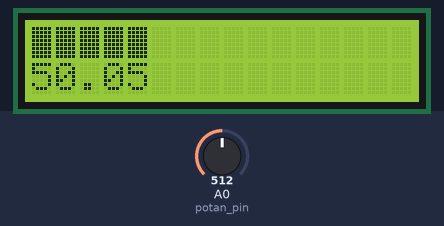
Recording of a sketch running on a simulated Arduino Uno, built with avr-gcc and run on an emulated ATmega328P. On the bench: 16×2 character LCD. Inputs (shaded band) come from the test bench; at power-on: A0 (potan_pin) = 512. What the sketch prints to the serial monitor is not drawn.

Above: at 1.2 s.
1.3 s: A0 (potan_pin) set to 716
At 2.3 s:
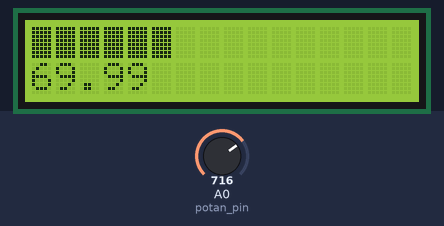
2.8 s: A0 (potan_pin) set to 900
At 3.2 s:
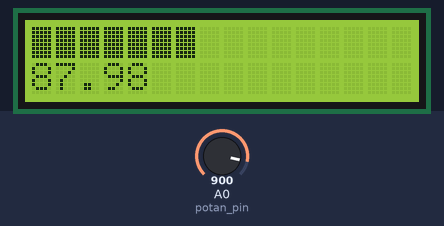
4.3 s: A0 (potan_pin) set to 1023
At 5.1 s:
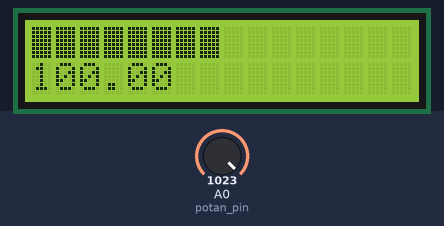
5.8 s: A0 (potan_pin) set to 511
At 7.0 s:
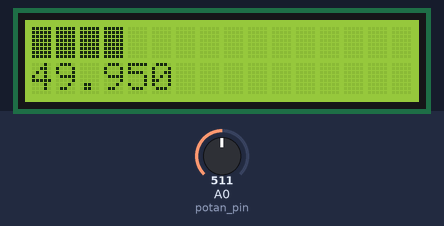
7.3 s: A0 (potan_pin) set to 306
At 7.9 s:
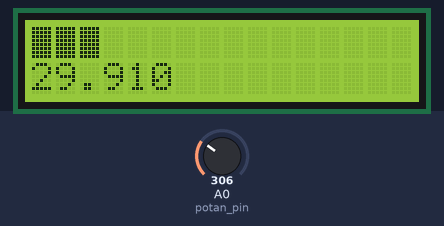
8.8 s: A0 (potan_pin) set to 122
At 10.0 s:
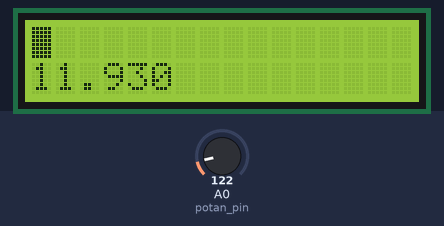
Timing chart, 0 to 11.3 s (numbered marks = the images above; inputs shaded):
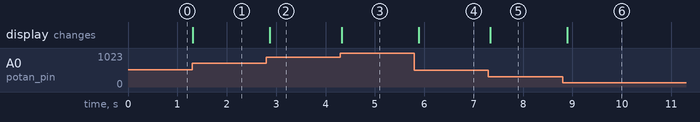

Measured:
- after the input at 1.3 s, the display: changes at once (image 1)
- after the input at 2.8 s, the display: changes after 0.07 s (image 2)
- after the input at 4.3 s, the display: changes at once (image 3)
- after the input at 5.8 s, the display: changes after 0.09 s (image 4)
- after the input at 7.3 s, the display: changes at once (image 5)
- after the input at 8.8 s, the display: changes after 0.10 s (image 6)

The sketch:

sketch_jan30a.ino
```cpp
#include <LiquidCrystal.h>

LiquidCrystal lcd(12,11,6,5,4,3);

int potan_pin = A0;
float value = 0;
float final;

byte bar[8] = {B11111,
              B11111,
              B11111,
              B11111,
              B11111,
              B11111,
              B11111,
              B11111};

void setup() {
  Serial.begin(9600);
  lcd.begin(16,2);
  lcd.createChar(0, bar);

}

void loop() {
  value = analogRead(potan_pin);
  final = (value / 1023) * 100;
  Serial.println(final);
  if (final == 0) {
    lcd.clear();
  }
  if (final> 0 && final<13) {

    lcd.setCursor(0,0);
    lcd.write(byte(0));

  for (int i = 0; i<7; i++) {
       lcd.setCursor(i+1,0);
       lcd.write(" ");
     }
  }
   if (final >=13 && final < 25) {
     for (int i = 0; i<2; i++) {
       lcd.setCursor(i,0);
       lcd.write(byte(0));
     }
     for (int i = 0; i<6; i++) {
       lcd.setCursor(i+2,0);
       lcd.write(" ");
     }
   }
   if (final >=25 && final < 38) {
     for (int i = 0; i<3; i++) {
       lcd.setCursor(i,0);
       lcd.write(byte(0));
     }
     for (int i = 0; i<5; i++) {
       lcd.setCursor(i+3,0);
       lcd.write(" ");
     }
   }
   if (final >=38 && final < 50) {
     for (int i = 0; i<4; i++) {
       lcd.setCursor(i,0);
       lcd.write(byte(0));
     }
     for (int i = 0; i<4; i++) {
       lcd.setCursor(i+4,0);
       lcd.write(" ");
     }
   }
   if (final >=50 && final < 63) {
     for (int i = 0; i<5; i++) {
       lcd.setCursor(i,0);
       lcd.write(byte(0));
     }
     for (int i = 0; i<3; i++) {
       lcd.setCursor(i+5,0);
       lcd.write(" ");
     }
   }
   if (final >=63 && final < 75) {
     for (int i = 0; i<6; i++) {
       lcd.setCursor(i,0);
       lcd.write(byte(0));
     }
     for (int i = 0; i<2; i++) {
       lcd.setCursor(i+6,0);
       lcd.write(" ");
     }
   }
   if (final >=75 && final < 88) {
     for (int i = 0; i<7; i++) {
       lcd.setCursor(i,0);
       lcd.write(byte(0));
     }
     lcd.setCursor(7,0);
     lcd.write(" ");
   }
   if (final >=88 && final <= 100) {
     for (int i = 0; i<8; i++) {
       lcd.setCursor(i,0);
       lcd.write(byte(0));
     }
   }
   lcd.setCursor(0,1);
   lcd.print(final);
   delay(100);

}
```
